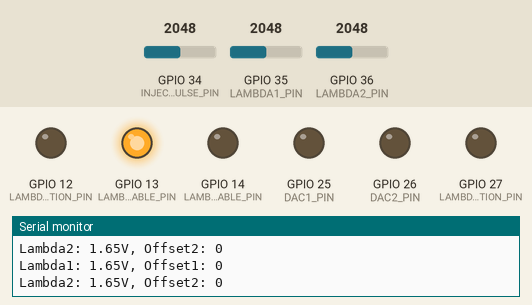
The sketch below on a simulated ESP32. Shown: output pins drawn as LEDs (lit = HIGH), the last lines printed to the serial monitor. The test bench sets the inputs (shaded band); at power-on: GPIO 36 (LAMBDA2_PIN) = 2048, GPIO 35 (LAMBDA1_PIN) = 2048, GPIO 34 (INJECTION_PULSE_PIN) = 2048 (analog values on the 0–4095 scale).

Above: at 1.2 s.
1.3 s: GPIO 36 (LAMBDA2_PIN) set to 1228
At 2.5 s:
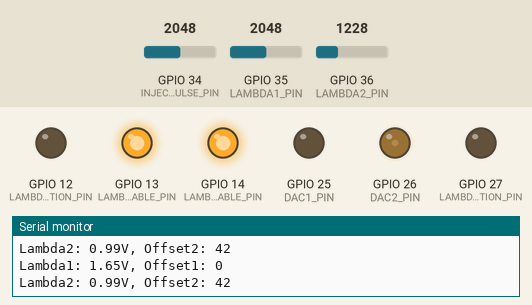
2.8 s: GPIO 35 (LAMBDA1_PIN) set to 491
At 4.0 s:
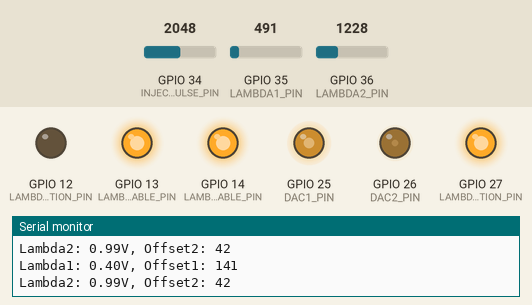
4.3 s: GPIO 35 (LAMBDA1_PIN) set to 215
At 5.5 s:
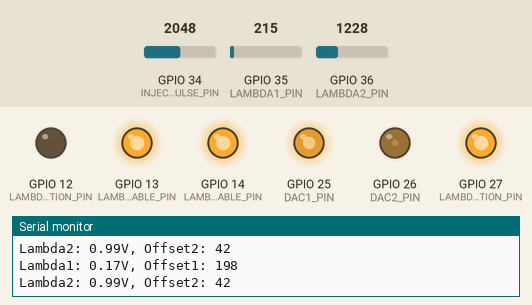
5.8 s: GPIO 36 (LAMBDA2_PIN) set to 491
At 7.0 s:
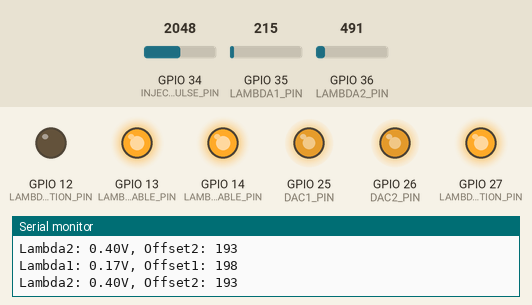
7.3 s: GPIO 35 (LAMBDA1_PIN) set to 295
At 8.5 s:
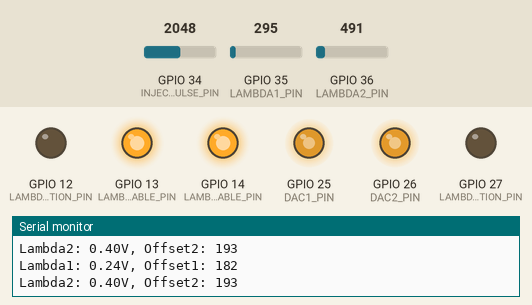
8.8 s: GPIO 36 (LAMBDA2_PIN) set to 198
At 10.0 s:
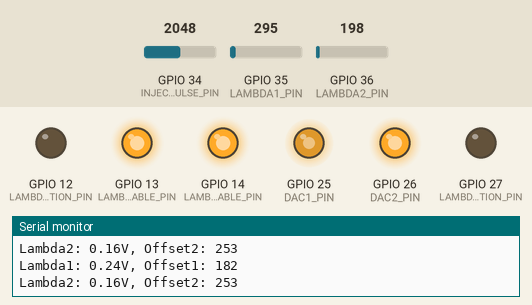
10.3 s: GPIO 36 (LAMBDA2_PIN) set to 177
Timing chart, 0 to 12.8 s (numbered marks = the images above; inputs shaded):
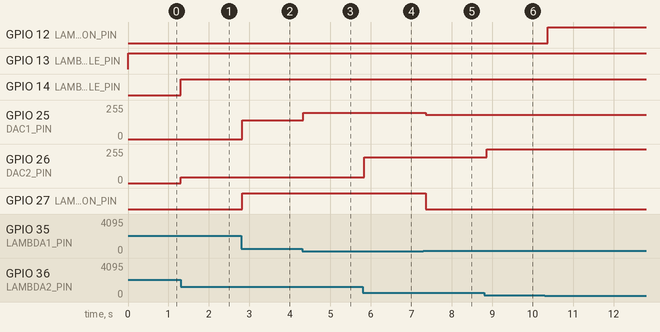

The sketch:

offset.ino
```cpp
// Pin definitions
#define INJECTION_PULSE_PIN  34  // Analog input from the injection computer
#define LAMBDA1_PIN          35  // Analog input from lambda sensor 1
#define LAMBDA2_PIN          36  // Analog input from lambda sensor 2
#define DAC1_PIN             25  // DAC output for subgroup 1
#define DAC2_PIN             26  // DAC output for subgroup 2

// Digital output pins for narrowband lambda probe emulation
#define LAMBDA1_CONDITION_PIN  27  // Direction of drift (lean/rich)
#define LAMBDA1_ENABLE_PIN     14  // Enable signal for drift indication
#define LAMBDA2_CONDITION_PIN  12  // Limit exceeded condition (lean/rich)
#define LAMBDA2_ENABLE_PIN     13  // Enable signal for limit exceeded

// Desired target voltages for lean and rich conditions
#define LEAN_TARGET          0.45  // V for slightly lean condition
#define RICH_TARGET          0.65  // V for slightly rich condition

// DAC output constraints
#define DAC_MIN              0
#define DAC_MAX              255
#define DAC_MID              128

// Proportional gain for the controller
#define KP                   2.0

// Threshold for enabling the lambda probe emulation output
#define ERROR_THRESHOLD      0.05  // Voltage difference threshold for asymmetry detection
#define ASYMMETRY_THRESHOLD  10    // Threshold difference between offsets to trigger drift condition

void setup() {
  // Initialize serial communication for debugging
  Serial.begin(115200);

  // Setup analog inputs and DAC outputs
  analogReadResolution(12);  // ESP32 default ADC resolution is 12-bit (0-4095)
  analogSetAttenuation(ADC_11db);  // Full-scale voltage range (0-3.3V)

  // Setup digital pins for lambda probe emulation
  pinMode(LAMBDA1_CONDITION_PIN, INPUT);
  pinMode(LAMBDA1_ENABLE_PIN, INPUT);
  pinMode(LAMBDA2_CONDITION_PIN, INPUT);
  pinMode(LAMBDA2_ENABLE_PIN, INPUT);
}

void loop() {
  // Read the current injection pulse length from the injection computer
  int injectionPulseRaw = analogRead(INJECTION_PULSE_PIN);
  float injectionPulseVoltage = injectionPulseRaw * (3.3 / 4095.0);

  // Read lambda sensors
  int lambda1Raw = analogRead(LAMBDA1_PIN);
  int lambda2Raw = analogRead(LAMBDA2_PIN);
  float lambda1Voltage = lambda1Raw * (3.3 / 4095.0);
  float lambda2Voltage = lambda2Raw * (3.3 / 4095.0);

  // Calculate the error for each subgroup
  float error1 = LEAN_TARGET - lambda1Voltage;  // Subgroup 1 should be lean
  float error2 = RICH_TARGET - lambda2Voltage;  // Subgroup 2 should be rich

  // Calculate the offset
  int offset1 = DAC_MID + (int)(KP * error1 * 128.0);
  int offset2 = DAC_MID + (int)(KP * error2 * 128.0);

  // Constrain the offset values to DAC limits
  offset1 = constrain(offset1, DAC_MIN, DAC_MAX);
  offset2 = constrain(offset2, DAC_MIN, DAC_MAX);

  // Output the offset values via DACs
  dacWrite(DAC1_PIN, offset1);
  dacWrite(DAC2_PIN, offset2);

  // Handle lambda probe emulation for asymmetry drift (Lambda1)
  if (abs(offset1 - offset2) > ASYMMETRY_THRESHOLD) {
    // Set the condition pin based on the direction of drift (which offset is higher)
    pinMode(LAMBDA1_CONDITION_PIN, OUTPUT);
    if (offset1 > offset2) {
      digitalWrite(LAMBDA1_CONDITION_PIN, HIGH);  // Drift towards rich
    } else {
      digitalWrite(LAMBDA1_CONDITION_PIN, LOW);   // Drift towards lean
    }
    // Enable the condition output
    pinMode(LAMBDA1_ENABLE_PIN, OUTPUT);
    digitalWrite(LAMBDA1_ENABLE_PIN, HIGH);
  } else {
    // Disable the output by setting pins as input
    pinMode(LAMBDA1_CONDITION_PIN, INPUT);
    pinMode(LAMBDA1_ENABLE_PIN, INPUT);
  }

  // Handle lambda probe emulation for limit exceeded (Lambda2)
  bool limitExceeded = (offset1 == DAC_MIN || offset1 == DAC_MAX || offset2 == DAC_MIN || offset2 == DAC_MAX);
  if (limitExceeded) {
    // Set the condition pin based on which limit was exceeded
    pinMode(LAMBDA2_CONDITION_PIN, OUTPUT);
    if (offset1 == DAC_MAX || offset2 == DAC_MAX) {
      digitalWrite(LAMBDA2_CONDITION_PIN, HIGH);  // Rich limit exceeded
    } else {
      digitalWrite(LAMBDA2_CONDITION_PIN, LOW);   // Lean limit exceeded
    }
    // Enable the condition output
    pinMode(LAMBDA2_ENABLE_PIN, OUTPUT);
    digitalWrite(LAMBDA2_ENABLE_PIN, HIGH);
  } else {
    // Disable the output by setting pins as input
    pinMode(LAMBDA2_CONDITION_PIN, INPUT);
    pinMode(LAMBDA2_ENABLE_PIN, INPUT);
  }

  // Debugging output
  Serial.print("Lambda1: "); Serial.print(lambda1Voltage); Serial.print("V, Offset1: "); Serial.println(offset1);
  Serial.print("Lambda2: "); Serial.print(lambda2Voltage); Serial.print("V, Offset2: "); Serial.println(offset2);

  // Delay to allow time for the engine's conditions to stabilize
  delay(100);
}
```

Measured:
- after the input at 1.3 s, GPIO 14 (LAMBDA1_ENABLE_PIN): LOW → HIGH at once; GPIO 26 (DAC2_PIN): 0/255 → 42/255 at once
- after the input at 2.8 s, GPIO 25 (DAC1_PIN): 0/255 → 141/255 at once; GPIO 27 (LAMBDA1_CONDITION_PIN): LOW → HIGH at once
- after the input at 4.3 s, GPIO 25 (DAC1_PIN): 141/255 → 198/255 at once
- after the input at 5.8 s, GPIO 26 (DAC2_PIN): 42/255 → 193/255 at once
- after the input at 7.3 s, GPIO 25 (DAC1_PIN): 198/255 → 182/255 after 0.05 s; GPIO 27 (LAMBDA1_CONDITION_PIN): HIGH → LOW after 0.05 s
- after the input at 8.8 s, GPIO 26 (DAC2_PIN): 193/255 → 253/255 after 0.06 s
- after the input at 10.3 s, GPIO 12 (LAMBDA2_CONDITION_PIN): LOW → HIGH after 0.07 s; GPIO 26 (DAC2_PIN): 253/255 → 255/255 after 0.07 s
